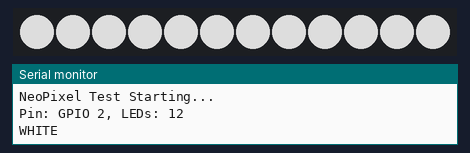
A sketch run on a simulated Arduino Uno, built with avr-gcc and run on an emulated ATmega328P. Parts: 12 RGB LEDs in strip order, left to right, the last lines printed to the serial monitor. Dim RGB values are drawn brighter than linear.

Above: at 1.1 s.
At 4.1 s:
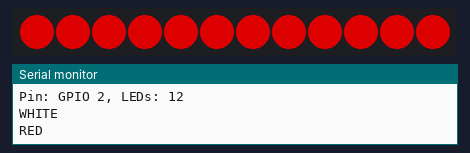
At 7.1 s:
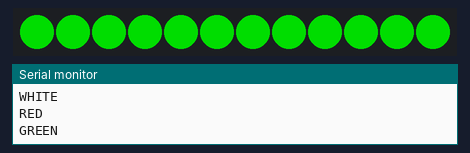
At 13.1 s:
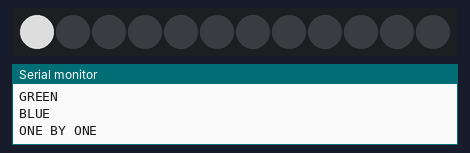
At 18.6 s:
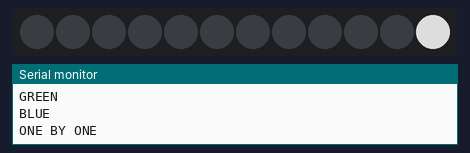
At 30.1 s:
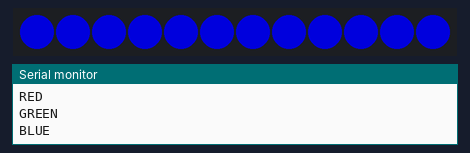

The sketch:

NeoPixel_Test.ino
```cpp
#include <Adafruit_NeoPixel.h>

#define NEOPIXEL_PIN    2
#define NUM_PIXELS      12
#define BRIGHTNESS      150

Adafruit_NeoPixel pixels(NUM_PIXELS, NEOPIXEL_PIN, NEO_GRB + NEO_KHZ800);

void setup() {
    Serial.begin(115200);
    delay(1000);
    Serial.println("NeoPixel Test Starting...");

    pixels.begin();
    pixels.setBrightness(BRIGHTNESS);
    pixels.clear();
    pixels.show();

    Serial.print("Pin: GPIO ");
    Serial.print(NEOPIXEL_PIN);
    Serial.print(", LEDs: ");
    Serial.println(NUM_PIXELS);
}

void loop() {
    // Test 1: All WHITE
    Serial.println("WHITE");
    for (int i = 0; i < NUM_PIXELS; i++) {
        pixels.setPixelColor(i, pixels.Color(255, 255, 255));
    }
    pixels.show();
    delay(3000);

    // Test 2: All RED
    Serial.println("RED");
    for (int i = 0; i < NUM_PIXELS; i++) {
        pixels.setPixelColor(i, pixels.Color(255, 0, 0));
    }
    pixels.show();
    delay(3000);

    // Test 3: All GREEN
    Serial.println("GREEN");
    for (int i = 0; i < NUM_PIXELS; i++) {
        pixels.setPixelColor(i, pixels.Color(0, 255, 0));
    }
    pixels.show();
    delay(3000);

    // Test 4: All BLUE
    Serial.println("BLUE");
    for (int i = 0; i < NUM_PIXELS; i++) {
        pixels.setPixelColor(i, pixels.Color(0, 0, 255));
    }
    pixels.show();
    delay(3000);

    // Test 5: One by one
    Serial.println("ONE BY ONE");
    pixels.clear();
    for (int i = 0; i < NUM_PIXELS; i++) {
        pixels.setPixelColor(i, pixels.Color(255, 255, 255));
        pixels.show();
        delay(500);
        pixels.setPixelColor(i, 0);
    }
    pixels.clear();
    pixels.show();
    delay(2000);
}
```

Measured:
- what the display in image 0 shows lasts 3.0 s, from 1.0 s to 4.0 s
- what the display in image 3 shows lasts 0.5 s, from 13.0 s to 13.5 s
